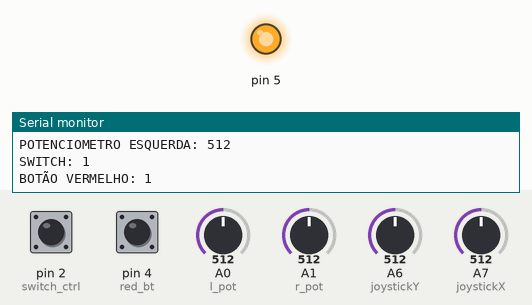
Recording of a sketch running on a simulated Arduino Nano, built with avr-gcc and run on an emulated ATmega328P. On the bench: output pins drawn as LEDs (lit = HIGH), the last lines printed to the serial monitor. The test bench sets the inputs (shaded band); at power-on: pin 4 (red_bt) HIGH, pin 2 (switch_ctrl) HIGH, A0 (l_pot) = 512, A1 (r_pot) = 512, A6 (joystickY) = 512, A7 (joystickX) = 512.

Above: at 1.8 s.
1.9 s: pin 4 (red_bt) pulled LOW for 1.3 s
At 2.8 s:
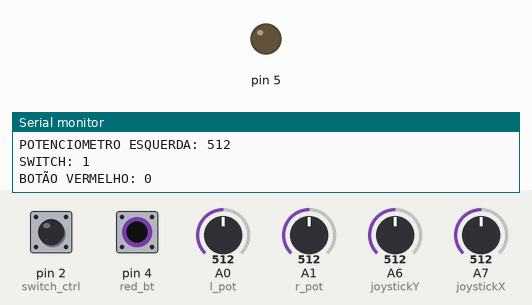
5.7 s: pin 4 (red_bt) pulled LOW for 3.2 s
At 9.9 s:
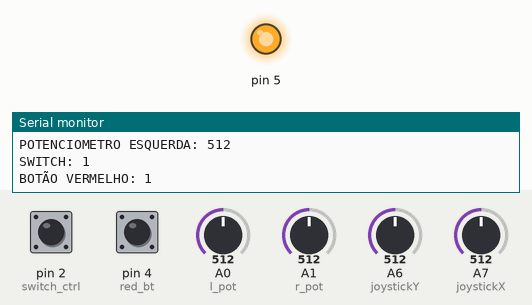
Timing chart, 0 to 11.4 s (numbered marks = the images above; inputs shaded):
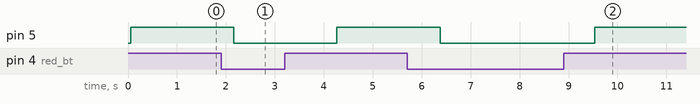

The sketch:

teste_botoes.ino
```cpp
#define joystickX A7
#define joystickY A6
#define joystick_bt 3
#define red_bt 4
#define switch_ctrl 2
#define r_pot A1
#define l_pot A0


bool ld = false;

void setup() {

  pinMode(joystickX, INPUT); //X CONTROLA VELOCIDADE
  pinMode(joystickY, INPUT); //Y CONTROLA DIREÇÃO
  pinMode(joystick_bt, INPUT);
  pinMode(red_bt, INPUT_PULLUP); //BOTÃO DE ESTADO IGUAL SWITCH
  pinMode(switch_ctrl, INPUT_PULLUP); //0= off, 1= on
  pinMode(r_pot, INPUT);
  pinMode(l_pot, INPUT);
  pinMode(5, OUTPUT);

  Serial.begin(9600);

}

void loop() {
  int val_x = analogRead(joystickX);
  int val_y = analogRead(joystickY);
  int r_pot_val = analogRead(r_pot);
  int l_pot_val = analogRead(l_pot);
  int switch_val = digitalRead(switch_ctrl);
  int red_val = digitalRead(red_bt);

  Serial.print("VALOR X: ");
  Serial.println(val_x);
  Serial.print("VALOR Y: ");
  Serial.println(val_y);

  Serial.print("POTENCIOMETRO DIREITA: ");
  Serial.println(r_pot_val);
  Serial.print("POTENCIOMETRO ESQUERDA: ");
  Serial.println(l_pot_val);

  Serial.print("SWITCH: ");
  Serial.println(switch_val);
  Serial.print("BOTÃO VERMELHO: ");
  Serial.println(red_val);

  digitalWrite(5, red_val);
  digitalWrite(9, red_val);
  digitalWrite(10, red_val);
  delay(1000);
}
```

Measured:
- after the input at 1.9 s, pin 5: HIGH → LOW after 0.26 s, → HIGH 2.1 s later
- after the input at 5.7 s, pin 5: HIGH → LOW after 0.67 s, → HIGH 3.2 s later
